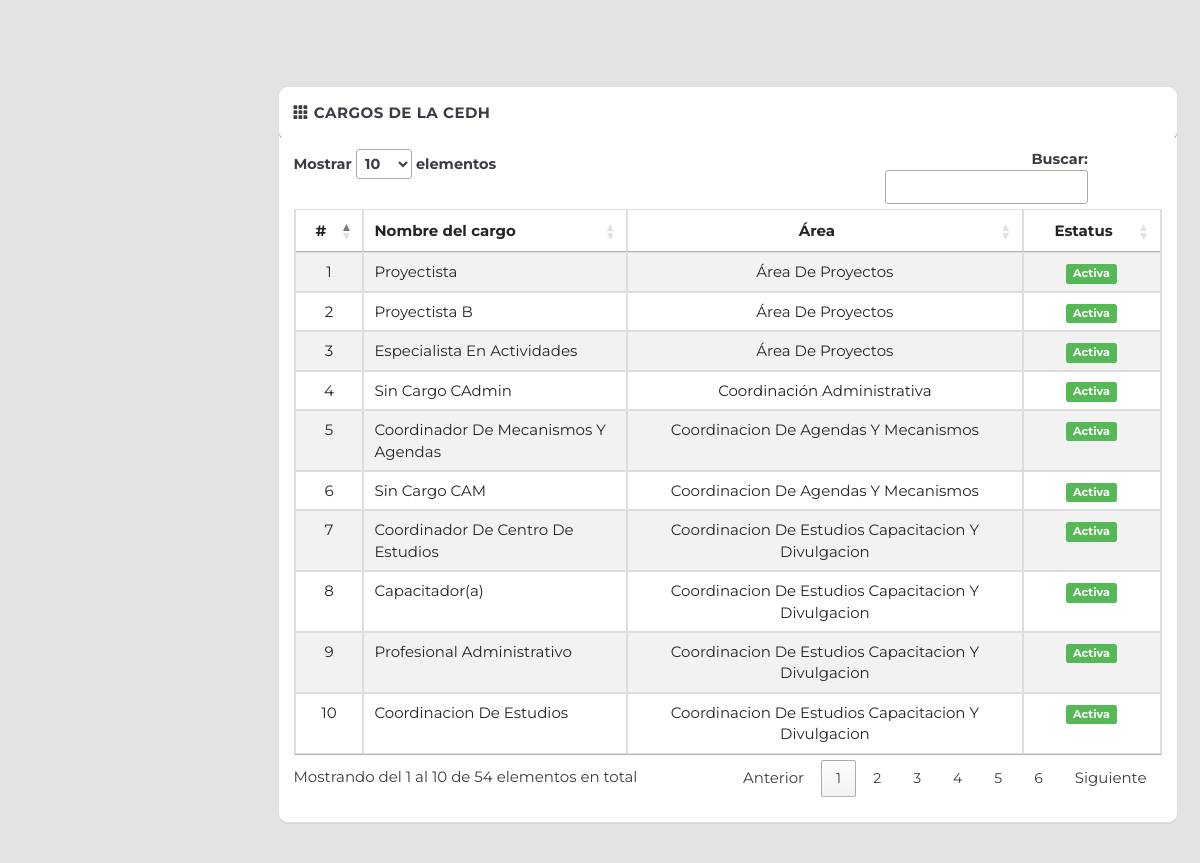
The app's page /administrador/cargos.php with its own data.
### tables this page shows
CREATE TABLE `cargos` (
  `id_cargos` int(11) NOT NULL,
  `nombre_cargo` varchar(100) NOT NULL,
  `id_area` int(11) NOT NULL,
  `estatus_cargo` int(11) NOT NULL
);

CREATE TABLE `area` (
  `id_area` int(11) NOT NULL,
  `nombre_area` varchar(150) NOT NULL,
  `abreviatura` varchar(20) NOT NULL,
  `estatus_area` int(1) NOT NULL,
  `area_padre` varchar(100) NOT NULL,
  `RQ` bit(1) NOT NULL,
  `jerarquia` int(11) NOT NULL,
  `visible` bit(1) NOT NULL
);

### administrador/includes/sql.php (called while the page is built, shortened)
<?php
require_once('load.php');
function find_by_sql($sql)
{
  global $db;
  $result = $db->query($sql);
  $result_set = $db->while_loop($result);
  return $result_set;
}
function find_all_cargos()
{
  $sql = "SELECT u.id_cargos,u.nombre_cargo,u.id_area,u.estatus_cargo,a.nombre_area ";
  $sql .= "FROM cargos u ";
  $sql .= "LEFT JOIN area a ";
  $sql .= "ON u.id_area=a.id_area ORDER BY a.nombre_area";
  $result = find_by_sql($sql);
  return $result;
}

### administrador/includes/database.php (called while the page is built, shortened)
<?php
class MySqli_DB {
    private $con;
    public $query_id;
public function db_connect()
{
  $this->con = mysqli_connect(DB_HOST,DB_USER,DB_PASS);
  if(!$this->con)
         {
           die("Falló la conexión con la base de datos: ". mysqli_connect_error());
         } else {
           $select_db = $this->con->select_db(DB_NAME);
         }
}
public function query($sql)
   {
      if (trim($sql != "")) {
          $this->query_id = $this->con->query($sql);
      }
       return $this->query_id;
   }
public function fetch_array($statement)
{
  return mysqli_fetch_array($statement);
}
public function while_loop($loop){
   $results = array();
   while ($result = $this->fetch_array($loop)) {
      $results[] = $result;
   }
 return $results;
}
}
$db = new MySqli_DB();
?>

### administrador/includes/functions.php (called while the page is built, shortened)
<?php
function remove_junk($str)
{
  $str = nl2br($str);
  $str = htmlspecialchars(strip_tags($str, ENT_QUOTES));
  return $str;
}
function count_id()
{
  static $count = 1;
  return $count++;
}

### administrador/cargos.php (the view, shortened to what this page needs)
<?php
$all_cargos = find_all_cargos();
?>
<?php include_once('layouts/header.php'); ?>
<div class="row">
    <div class="col-md-12">
    </div>
</div>
<div class="row">
    <div class="col-md-12">
        <div class="panel panel-default">
            <div class="panel-heading clearfix">
                <strong>
                    <span class="glyphicon glyphicon-th"></span>
                    <span>Cargos de la CEDH</span>
                </strong>
            </div>
            <div class="panel-body">
                <table class="datatable table table-bordered table-striped">
                    <thead class="thead-purple">
                        <tr>
                            <th class="text-center" style="width: 5%;">#</th>
                            <th style="width: 20%;">Nombre del cargo</th>
                            <th class="text-center" style="width: 30%;">Área</th>
                            <th class="text-center" style="width: 10%;">Estatus</th>
                        </tr>
                    </thead>
                    <tbody>
                        <?php foreach ($all_cargos as $a_cargo) : ?>
                            <tr>
                                <td class="text-center"><?php echo count_id(); ?></td>
                                <td><?php echo remove_junk(ucwords($a_cargo['nombre_cargo'])) ?></td>
                                <td class="text-center">
                                    <?php echo remove_junk(ucwords($a_cargo['nombre_area'])) ?>
                                </td>
                                <td class="text-center">
                                    <?php if ($a_cargo['estatus_cargo'] === '1') : ?>
                                        <span class="label label-success"><?php echo "Activa"; ?></span>
                                    <?php else : ?>
                                        <span class="label label-danger"><?php echo "Inactiva"; ?></span>
                                    <?php endif; ?>
                                </td>
                            </tr>
                        <?php endforeach; ?>
                    </tbody>
                </table>
            </div>
        </div>
    </div>
</div>
<?php include_once('layouts/footer.php'); ?>

### administrador/libs/css/main.css (style rules this page uses)
body { font-family: 'Montserrat', sans-serif; font-weight: 400; overflow-x: hidden; overflow-y: auto; background-color: #eeeeee; height: 100%; width: 100%; }
.panel { background: #ffffff; color: #3a3d44; border-radius: 10px 10px 10px 10px; }
.panel-default > .panel-heading { background-color: #ffffff; border-bottom: 2.5px solid #7263f0; font-size: 15px; text-transform: uppercase; letter-spacing: 0.5px; padding: 15px; font-family: 'Montserrat', sans-serif; color: #3a3d44; border-radius: 10px 10px 10px 10px; }
.panel-body { font-size: 14px; background-color: #ffffff; border-radius: 10px 10px 10px 10px; margin-top: -8px; }
.label-success { background-color: #56b856; }
div.panel-body { font-family: 'Montserrat', sans-serif; font-size: 15px; }
.table-striped tbody tr:nth-of-type(odd) { background-color: #f2f2ff; }
.thead-purple { background-color: #7263f0; color: white; }

### records on screen
cargos: count_id "1", nombre_cargo "Proyectista", id_area.nombre_area "Área De Proyectos", estatus_cargo "Activa"
cargos: count_id "2", nombre_cargo "Proyectista B", id_area.nombre_area "Área De Proyectos", estatus_cargo "Activa"
cargos: count_id "3", nombre_cargo "Especialista En Actividades", id_area.nombre_area "Área De Proyectos", estatus_cargo "Activa"
cargos: count_id "4", nombre_cargo "Sin Cargo CAdmin", id_area.nombre_area "Coordinación Administrativa", estatus_cargo "Activa"
cargos: count_id "5", nombre_cargo "Coordinador De Mecanismos Y Agendas", id_area.nombre_area "Coordinacion De Agendas Y Mecanismos", estatus_cargo "Activa"
cargos: count_id "6", nombre_cargo "Sin Cargo CAM", id_area.nombre_area "Coordinacion De Agendas Y Mecanismos", estatus_cargo "Activa"
cargos: count_id "7", nombre_cargo "Coordinador De Centro De Estudios", id_area.nombre_area "Coordinacion De Estudios Capacitacion Y Divulgacion", estatus_cargo "Activa"
cargos: count_id "8", nombre_cargo "Capacitador(a)", id_area.nombre_area "Coordinacion De Estudios Capacitacion Y Divulgacion", estatus_cargo "Activa"
cargos: count_id "9", nombre_cargo "Profesional Administrativo", id_area.nombre_area "Coordinacion De Estudios Capacitacion Y Divulgacion", estatus_cargo "Activa"
cargos: count_id "10", nombre_cargo "Coordinacion De Estudios", id_area.nombre_area "Coordinacion De Estudios Capacitacion Y Divulgacion", estatus_cargo "Activa"
